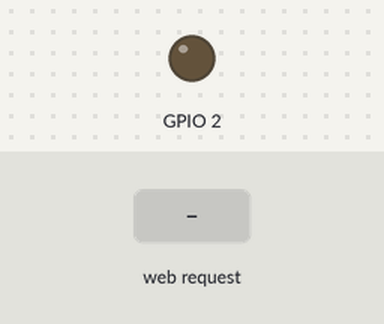
The sketch below on a simulated ESP8266 (NodeMCU). On the bench: output pins drawn as LEDs (lit = HIGH). The test bench sets the inputs (shaded band). WiFi joins after 1.5 s; servers stay silent unless stated; what the sketch prints to the serial monitor is not drawn.

Above: at 2.7 s.
2.8 s: HTTP request GET /3 received
At 3.1 s:
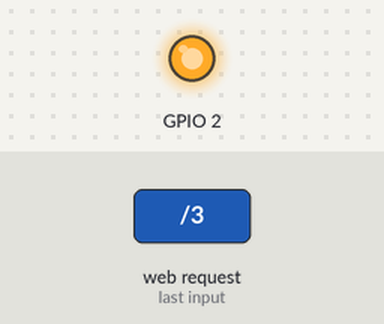
4.3 s: HTTP request GET /2 received
At 5.4 s:
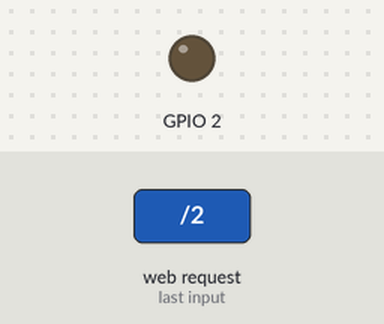
Timing chart, 0 to 7.3 s (numbered marks = the images above; inputs shaded):
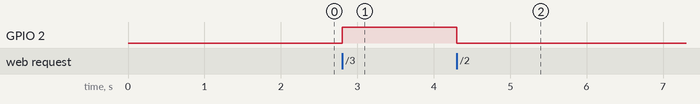

The sketch:

HTML_ESP.ino
```cpp
/*
 * WiFi controll using HTML
 * @author Mohamad ChamanMotlagh 9631018
 * @author Mohamad Jabbari Zadehgan 9631015
*/


#include <ESP8266WiFi.h>
#include <ESP8266WebServer.h>

// Constans
#define ldr A0    // LDR input
const String ssid = "Irancell-TD-GP2101PLUS-3209"; // WiFi connection username
const String password = "12345678"; // WiFi connection password
const int buff = 4000; // HTML buffer size
char temp[buff]; // HTML buffer
ESP8266WebServer server(80); // Server object

void setup(void){
  Serial.begin(9600);
  pinMode(LED_BUILTIN, OUTPUT);     // initializing LED_BUILTIN pin as an digital output.
  pinMode(ldr, INPUT);              // initializing ldr pin as an analog input.
  Serial.println("Connecting to network");
  WiFi.mode(WIFI_STA);
  WiFi.begin(ssid, password);   // Connecting to WiFi network

  while (WiFi.status() != WL_CONNECTED){   // Trying to connect
    delay(500);
    Serial.print(".");
  }

  Serial.print("Connected to ");
  Serial.println(ssid);
  Serial.print("IP address: ");
  Serial.println(WiFi.localIP()); // IP address is needed for connection
  Serial.println("--------------------------------------------------------------");

  // Setup server routes
  server.on("/", sendHTML);
  server.on("/1", showLDR);
  server.on("/2", turnOnLED);
  server.on("/3", turnOffLED);

  // Initialize server
  server.begin();
  Serial.println("HTTP server started");
}

void loop(void){
  server.handleClient();
}


void turnOnLED() { // Turning LED on
  digitalWrite(LED_BUILTIN, LOW);
  delay(1000);
  server.send(200, "text/html", temp);
}

void turnOffLED() { // Turning LED off
  digitalWrite(LED_BUILTIN, HIGH);
  delay(1000);
  server.send(200, "text/html", temp);
}

void showLDR() {
  int ldrVal = analogRead(ldr); // Reading value and then scaling it
  Serial.print("LDR value is: ");
  Serial.println(ldrVal);
  delay(500);
}

void sendHTML() { // Sending HTML page
  snprintf(temp, buff,
"<html>\
  <head>\
  <style>\
  </style>\
  </head>\
    <body>\
       <h1 style=\"/margin: 35px;\">IoT homework</h1>\
       <a href =\"/1\"> <button style=\"/font-family:century gothic;background: none;box-shadow: 0 1px 3px rgba(0,0,0,0.12), 0 1px 2px rgba(0,0,0,0.24);font-size: 16px;border-radius: 24px;border: 0 solid;background: #FFC80C;padding: 13px 40px;margin: 35px;\">Show LDR input!</button></a>\
       <a href =\"/2\"> <button style=\"/font-family:century gothic;background: none;box-shadow: 0 1px 3px rgba(0,0,0,0.12), 0 1px 2px rgba(0,0,0,0.24);font-size: 16px;border-radius: 24px;border: 0 solid;background: #304FFE;padding: 13px 40px;margin: 35px;\">Turn On the LED!</button></a>\
       <a href =\"/3\"> <button style=\"/font-family:century gothic;background: none;box-shadow: 0 1px 3px rgba(0,0,0,0.12), 0 1px 2px rgba(0,0,0,0.24);font-size: 16px;border-radius: 24px;border: 0 solid;background: #D50000;padding: 13px 40px;margin: 35px;\">Turn Off the LED!</button></a>\
       </body>\
</html>");
  server.send(200, "text/html", temp);
}
```

Measured:
- after the input at 2.8 s, GPIO 2: LOW → HIGH at once
- after the input at 4.3 s, GPIO 2: HIGH → LOW at once
